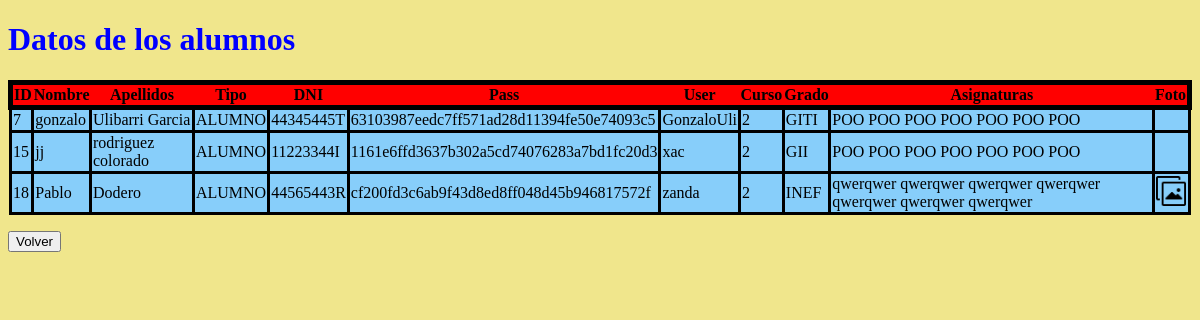
The page /src/verAlumno.php on the database its author committed.
### tables this page shows
CREATE TABLE IF NOT EXISTS `persona` (
  `ID` int(11) NOT NULL AUTO_INCREMENT,
  `NOMBRE` varchar(25) NOT NULL,
  `APELLIDOS` varchar(45) NOT NULL,
  `TIPO` enum('ALUMNO','PROFESOR','ADMIN') NOT NULL,
  `DNI` varchar(9) NOT NULL,
  `PASS` varchar(25) DEFAULT NULL,
  `USER` varchar(20) NOT NULL,
  `FOTO` varchar(100) NOT NULL DEFAULT 'default.jpg',
  PRIMARY KEY (`ID`),
  UNIQUE KEY `DNI` (`DNI`,`USER`)
);

CREATE TABLE IF NOT EXISTS `alumno` (
  `DNI` varchar(9) NOT NULL,
  `CURSO` varchar(10) NOT NULL,
  `GRADO` varchar(25) NOT NULL,
  `MATRICULADO` varchar(300) NOT NULL,
  UNIQUE KEY `DNI` (`DNI`)
);

### src/verAlumno.php (the view, shortened to what this page needs)
<!DOCTYPE html>
<html>
    <head>
        <link href="../templates/tabla.css" rel="stylesheet" type="text/css">
    </head>
    <body>
    <h1 style= "color: blue;">Datos de los alumnos</h1>
    <?php
         $conexionadmin = mysqli_connect('localhost','root', '777303', 'universidad');
        $consulta = mysqli_query($conexionadmin, "SELECT * FROM persona where TIPO='ALUMNO'");
        $consultaalum = mysqli_query($conexionadmin, "SELECT * FROM alumno");
        $numcol = mysqli_num_rows($consulta);
        for( $i = 0 ; $i < $numcol ; $i++ ){
            $fila = mysqli_fetch_array($consulta);
            $filaalum = mysqli_fetch_array($consultaalum);
            if($i == 0){
                echo " <table class=\"encabezado\" >
                <tr class = \"titulos\">
                <th>ID</th>
                <th>Nombre</th>
                <th>Apellidos</th>
                <th>Tipo</th>
                <th>DNI</th>
                <th>Pass</th>
                <th>User</th>
                <th>Curso</th>
                <th>Grado</th>
                <th>Asignaturas</th>
                <th>Foto</th>
                </tr>";
            }
                $filename = $fila['FOTO'];
                $dir = "../imgs/".$filename ;
                $matr =str_replace(",", " ", $filaalum['MATRICULADO'] );
                echo
                "<tr class=\"filas\" >
                <td> ".$fila['ID']." </td>
                <td> ".$fila['NOMBRE']." </td>
                <td> ".$fila['APELLIDOS']." </td>
                <td> ".$fila['TIPO']." </td>
                <td> ".$fila['DNI']." </td>
                <td> ".sha1($fila['PASS'])." </td>
                <td> ".$fila['USER']." </td>
                <td> ".$filaalum['CURSO']." </td>
                <td> ".$filaalum['GRADO']." </td>
                <td> ".$matr."</td>
                <td> <a href=$dir>";
                if($filename != null)
                    echo "<img src=\"../imgs/img.png\" width=\"30px\" height=\"30px\" /> </a> </td>";
                echo "<tr>";
        }
        echo "</table></div>";
        echo " <br>   <form action=\"./paneladmin.php\" >
        <input type=\"submit\" value=\"Volver\" />
        </form>";
    ?>
    </body>
</html>

### templates/tabla.css (style rules this page uses)
body { background-color :khaki; }
.encabezado { table-layout: auto; width: 100%; border: 10px black; border-collapse: collapse; }
.filas { border: black 3px solid; background-color:lightskyblue; }
.titulos { border: black 5px solid; background-color: red; }
td { border: black 3px solid; }

### rows shown on the page
persona: shows "ID", ID "7", NOMBRE "gonzalo", APELLIDOS "Ulibarri Garcia", TIPO "ALUMNO", DNI "44345445T", PASS "63103987eedc7ff571ad28d11394fe50e74093c5", USER "GonzaloUli", alumno.CURSO "2", alumno.GRADO "GITI", alumno.MATRICULADO "POO POO POO POO POO POO POO"
persona: ID "15", NOMBRE "jj", APELLIDOS "rodriguez colorado", TIPO "ALUMNO", DNI "11223344I", PASS "1161e6ffd3637b302a5cd74076283a7bd1fc20d3", USER "xac", alumno.CURSO "2", alumno.GRADO "GII", alumno.MATRICULADO "POO POO POO POO POO POO POO"
persona: ID "18", NOMBRE "Pablo", APELLIDOS "Dodero", TIPO "ALUMNO", DNI "44565443R", PASS "cf200fd3c6ab9f43d8ed8ff048d45b946817572f", USER "zanda", alumno.CURSO "2", alumno.GRADO "INEF", alumno.MATRICULADO "qwerqwer qwerqwer qwerqwer qwerqwer qwerqwer qwerqwer qwerqwer"
